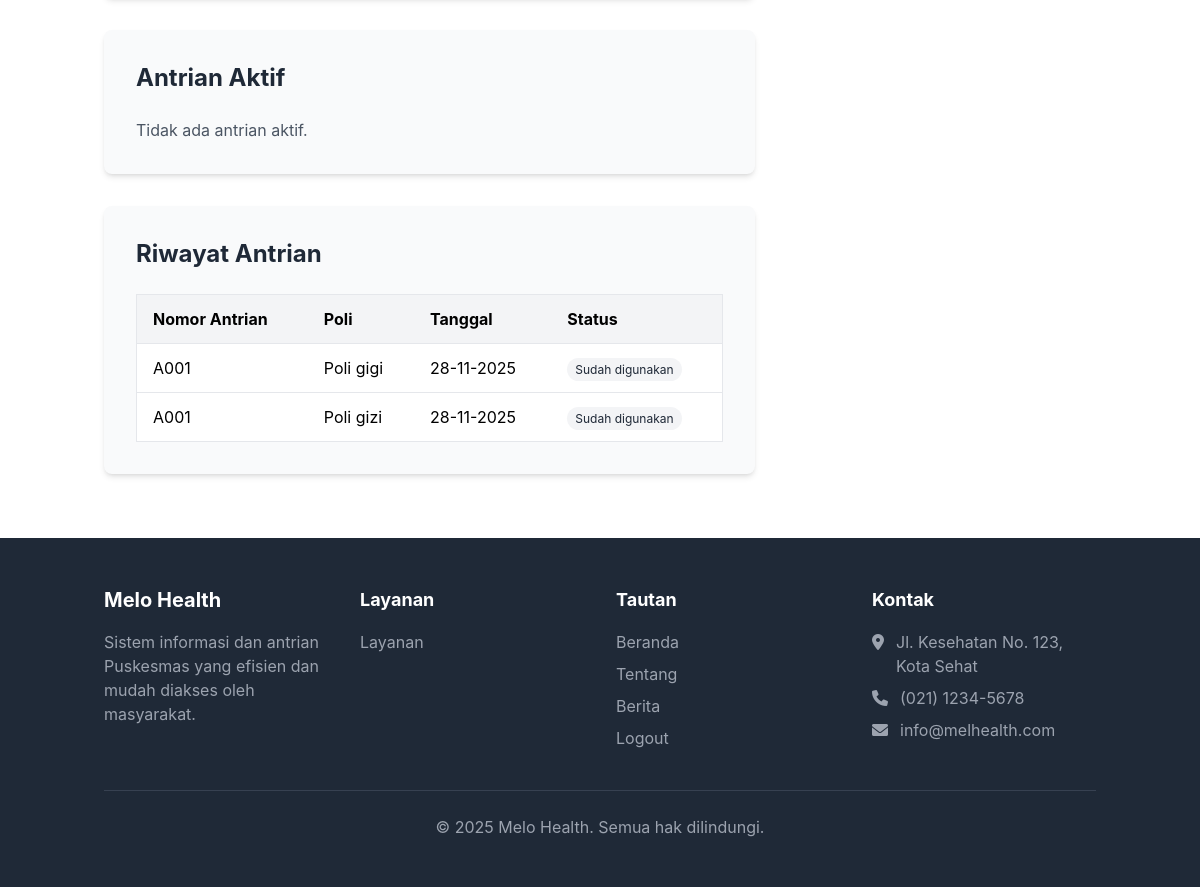
Page /user/profile.php (signed in, lower part) on the earlier database version.
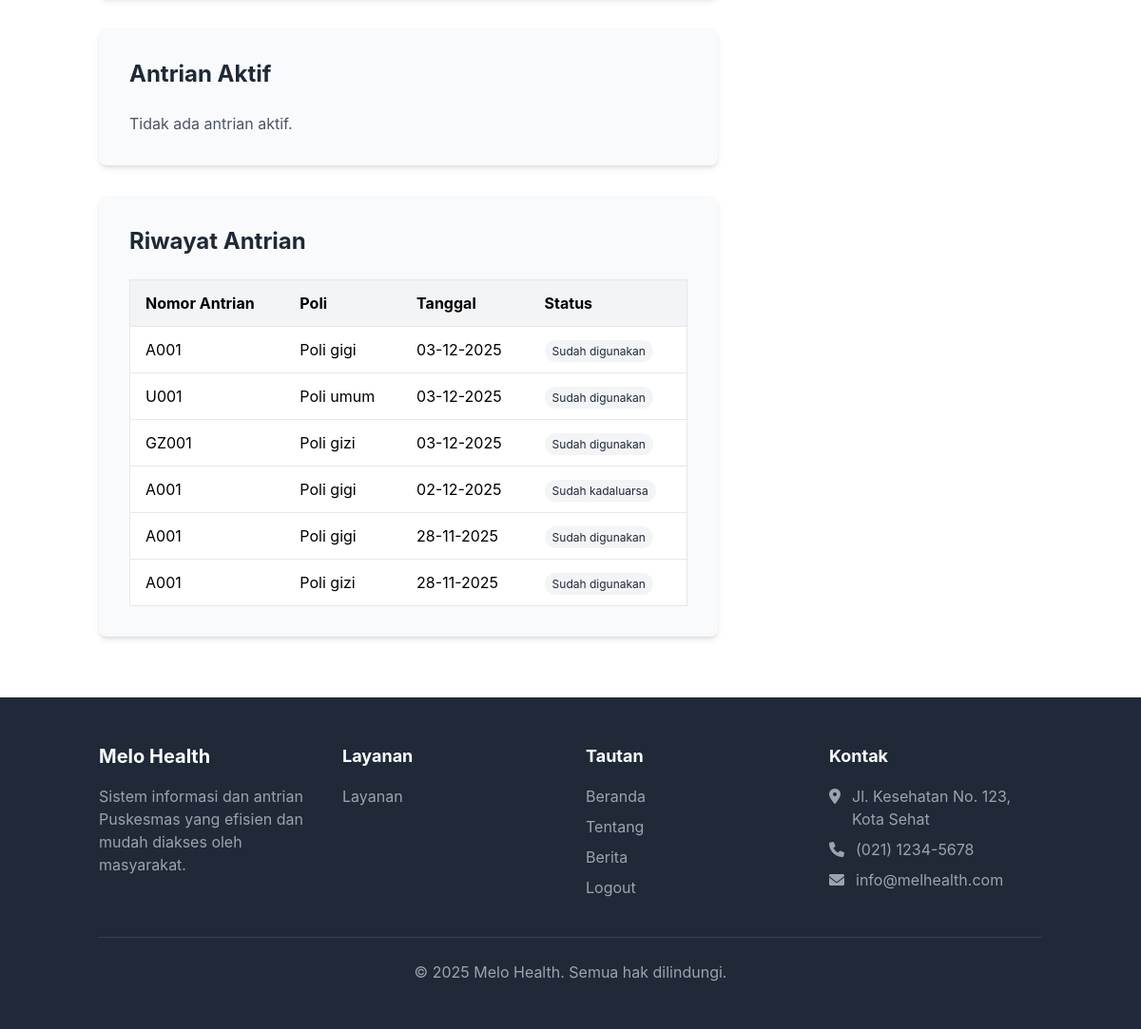
Same page on the later database version.
### tables this page shows
CREATE TABLE `antrian` (
  `id` int NOT NULL,
  `user_id` int NOT NULL,
  `poli_id` int NOT NULL,
  `nomor_antrian` varchar(10) NOT NULL,
  `tanggal_antrian` date NOT NULL,
  `status` enum('menunggu','sudah_digunakan','sudah_kadaluarsa') DEFAULT 'menunggu',
  `created_at` timestamp NOT NULL DEFAULT CURRENT_TIMESTAMP
);

CREATE TABLE `poli` (
  `id` int NOT NULL,
  `nama_poli` varchar(100) NOT NULL,
  `tipe_layanan` text NOT NULL,
  `informasi_umum` text NOT NULL
);

### user/profile.php (the view, shortened to what this page needs)
<?php
require_once '../includes/functions.php';
?>
<!DOCTYPE html>
<html lang="id">
<head>
    <script src="https://cdn.tailwindcss.com"></script>
    <link rel="stylesheet" href="https://cdnjs.cloudflare.com/ajax/libs/font-awesome/6.0.0/css/all.min.css">
    <link rel="stylesheet" href="../assets/css/style.css">
</head>
<body class="bg-gray-50">
    <section class="py-16 bg-white">
        <div class="container mx-auto px-4">
            <div class="grid grid-cols-1 lg:grid-cols-3 gap-8">
                <div class="lg:col-span-2">
                    <div class="bg-gray-50 rounded-lg shadow-md p-8 mb-8">
                        <h2 class="text-2xl font-bold mb-6 text-gray-800">Antrian Aktif</h2>
                        <?php
                        $stmt = $pdo->prepare("
                            SELECT a.*, p.nama_poli
                            FROM antrian a
                            JOIN poli p ON a.poli_id = p.id
                            WHERE a.user_id = ? AND a.status = 'menunggu'
                            ORDER BY a.tanggal_antrian DESC
                        ");
                        $stmt->execute([$_SESSION['user_id']]);
                        $active_queues = $stmt->fetchAll(PDO::FETCH_ASSOC);
                        ?>
                        <?php if (count($active_queues) > 0): ?>
                            <div class="overflow-x-auto">
                                <table class="min-w-full bg-white border border-gray-200">
                                    <thead>
                                        <tr class="bg-gray-100">
                                            <th class="py-3 px-4 border-b text-left">Nomor Antrian</th>
                                            <th class="py-3 px-4 border-b text-left">Poli</th>
                                            <th class="py-3 px-4 border-b text-left">Tanggal</th>
                                            <th class="py-3 px-4 border-b text-left">Status</th>
                                            <th class="py-3 px-4 border-b text-left">Aksi</th>
                                        </tr>
                                    </thead>
                                    <tbody>
                                        <?php foreach ($active_queues as $queue): ?>
                                            <tr>
                                                <td class="py-3 px-4 border-b"><?php echo htmlspecialchars($queue['nomor_antrian']); ?></td>
                                                <td class="py-3 px-4 border-b"><?php echo ucfirst(str_replace('_', ' ', $queue['nama_poli'])); ?></td>
                                                <td class="py-3 px-4 border-b"><?php echo date('d-m-Y', strtotime($queue['tanggal_antrian'])); ?></td>
                                                <td class="py-3 px-4 border-b">
                                                    <span class="px-2 py-1 bg-yellow-100 text-yellow-800 rounded-full text-xs"><?php echo ucfirst(str_replace('_', ' ', $queue['status'])); ?></span>
                                                </td>
                                                <td class="py-3 px-4 border-b">
                                                    <form method="POST" action="batal-antrian.php" style="display:inline;" onsubmit="return confirm('Yakin ingin membatalkan antrian ini?');">
                                                        <input type="hidden" name="queue_id" value="<?php echo $queue['id']; ?>">
                                                        <button type="submit" class="text-red-600 hover:text-red-800">
                                                            <i class="fas fa-trash-alt"></i> Batal
                                                        </button>
                                                    </form>
                                                </td>
                                            </tr>
                                        <?php endforeach; ?>
                                    </tbody>
                                </table>
                            </div>
                        <?php else: ?>
                            <p class="text-gray-600">Tidak ada antrian aktif.</p>
                        <?php endif; ?>
                    </div>
                    <div class="bg-gray-50 rounded-lg shadow-md p-8">
                        <h2 class="text-2xl font-bold mb-6 text-gray-800">Riwayat Antrian</h2>
                        <?php
                        $stmt = $pdo->prepare("
                            SELECT a.*, p.nama_poli
                            FROM antrian a
                            JOIN poli p ON a.poli_id = p.id
                            WHERE a.user_id = ? AND (a.status = 'sudah_digunakan' OR a.status = 'sudah_kadaluarsa')
                            ORDER BY a.tanggal_antrian DESC
                            LIMIT 10
                        ");
                        $stmt->execute([$_SESSION['user_id']]);
                        $queue_history = $stmt->fetchAll(PDO::FETCH_ASSOC);
                        ?>
                        <?php if (count($queue_history) > 0): ?>
                            <div class="overflow-x-auto">
                                <table class="min-w-full bg-white border border-gray-200">
                                    <thead>
                                        <tr class="bg-gray-100">
                                            <th class="py-3 px-4 border-b text-left">Nomor Antrian</th>
                                            <th class="py-3 px-4 border-b text-left">Poli</th>
                                            <th class="py-3 px-4 border-b text-left">Tanggal</th>
                                            <th class="py-3 px-4 border-b text-left">Status</th>
                                        </tr>
                                    </thead>
                                    <tbody>
                                        <?php foreach ($queue_history as $queue): ?>
                                            <tr>
                                                <td class="py-3 px-4 border-b"><?php echo htmlspecialchars($queue['nomor_antrian']); ?></td>
                                                <td class="py-3 px-4 border-b"><?php echo ucfirst(str_replace('_', ' ', $queue['nama_poli'])); ?></td>
                                                <td class="py-3 px-4 border-b"><?php echo date('d-m-Y', strtotime($queue['tanggal_antrian'])); ?></td>
                                                <td class="py-3 px-4 border-b">
                                                    <span class="px-2 py-1 bg-gray-100 text-gray-800 rounded-full text-xs"><?php echo ucfirst(str_replace('_', ' ', $queue['status'])); ?></span>
                                                </td>
                                            </tr>
                                        <?php endforeach; ?>
                                    </tbody>
                                </table>
                            </div>
                        <?php else: ?>
                            <p class="text-gray-600">Tidak ada riwayat antrian.</p>
                        <?php endif; ?>
                    </div>
                </div>
                <div>
                </div>
            </div>
        </div>
    </section>
    <footer class="bg-gray-800 text-white py-12">
        <div class="container mx-auto px-4">
            <div class="grid grid-cols-1 md:grid-cols-4 gap-8">
                <div>
                    <h3 class="text-xl font-bold mb-4">Melo Health</h3>
                    <p class="text-gray-400">Sistem informasi dan antrian Puskesmas yang efisien dan mudah diakses oleh masyarakat.</p>
                </div>
                <div>
                    <h4 class="text-lg font-bold mb-4">Layanan</h4>
                    <ul class="space-y-2">
                        <li><a href="../layanan.php" class="text-gray-400 hover:text-white transition duration-300">Layanan</a></li>
                    </ul>
                </div>
                <div>
                    <h4 class="text-lg font-bold mb-4">Tautan</h4>
                    <ul class="space-y-2">
                        <li><a href="../index.php" class="text-gray-400 hover:text-white transition duration-300">Beranda</a></li>
                        <li><a href="../tentang.php" class="text-gray-400 hover:text-white transition duration-300">Tentang</a></li>
                        <li><a href="../berita.php" class="text-gray-400 hover:text-white transition duration-300">Berita</a></li>
                        <li><a href="../logout.php" class="text-gray-400 hover:text-white transition duration-300">Logout</a></li>
                    </ul>
                </div>
                <div>
                    <h4 class="text-lg font-bold mb-4">Kontak</h4>
                    <ul class="space-y-2 text-gray-400">
                        <li class="flex items-start">
                            <i class="fas fa-map-marker-alt mt-1 mr-3"></i>
                            <span>Jl. Kesehatan No. 123, Kota Sehat</span>
                        </li>
                        <li class="flex items-center">
                            <i class="fas fa-phone mr-3"></i>
                            <span>(021) 1234-5678</span>
                        </li>
                        <li class="flex items-center">
                            <i class="fas fa-envelope mr-3"></i>
                            <span>info@melhealth.com</span>
                        </li>
                    </ul>
                </div>
            </div>
            <div class="border-t border-gray-700 mt-10 pt-6 text-center text-gray-400">
                <p>&copy; 2025 Melo Health. Semua hak dilindungi.</p>
            </div>
        </div>
    </footer>
</body>
</html>

### assets/css/style.css (style rules this page uses)
body { font-family: 'Inter', sans-serif; }

Differences in the rows shown:
added antrian: nomor_antrian "A001", poli.nama_poli "Poli gigi", tanggal_antrian "03-12-2025", status "Sudah digunakan"
added antrian: nomor_antrian "U001", poli.nama_poli "Poli umum", tanggal_antrian "03-12-2025", status "Sudah digunakan"
added antrian: nomor_antrian "GZ001", poli.nama_poli "Poli gizi", tanggal_antrian "03-12-2025", status "Sudah digunakan"
added antrian: nomor_antrian "A001", poli.nama_poli "Poli gigi", tanggal_antrian "02-12-2025", status "Sudah kadaluarsa"
